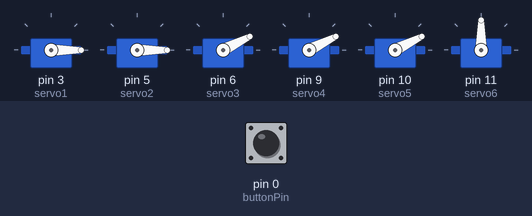
Recording of a sketch running on a simulated Arduino Uno, built with avr-gcc and run on an emulated ATmega328P. On the bench: 6 × servo. The inputs (shaded band) are chosen by the test bench; at power-on: pin 0 (buttonPin) LOW. Random numbers use the default seed unless the sketch sets one.

Above: at 2.1 s.
2.2 s: pin 0 (buttonPin) pulled HIGH for 0.85 s
At 3.55 s:
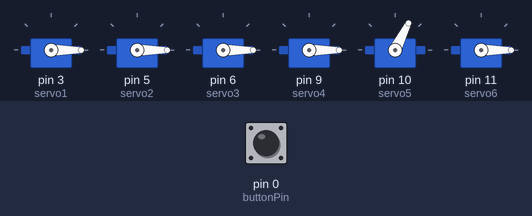
5.6 s: pin 0 (buttonPin) pulled HIGH for 0.85 s
At 5.91 s:
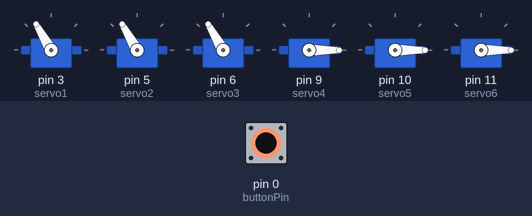
9.0 s: pin 0 (buttonPin) pulled HIGH for 3.2 s
At 9.37 s:
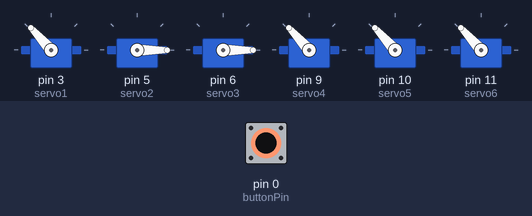
18.3 s: pin 0 (buttonPin) pulled HIGH for 3.2 s
At 18.98 s:
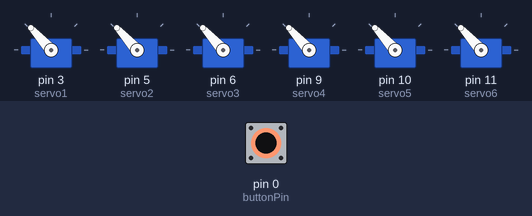
24.9 s: pin 0 (buttonPin) pulled HIGH for 3.2 s
31.5 s: pin 0 (buttonPin) driven HIGH
Timing chart, 0 to 35.9 s (numbered marks = the images above; inputs shaded):
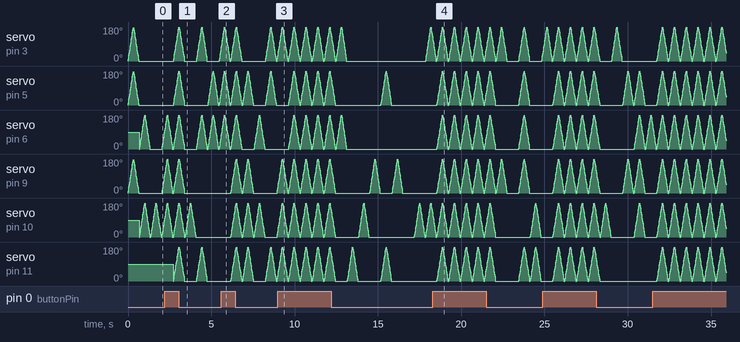

The sketch:

Falso_Automata_v3.ino
```cpp
//-----------------------------------   Servo
#include <Servo.h>

Servo servo1 , servo2 , servo3 , servo4 , servo5 , servo6;
int pos, compases, A, B, C, D, E, F;

//------------------------------------  Botones
const int buttonPin = 0;     // the number of the pushbutton pin
int buttonState = 0;         // variable for reading the pushbutton status

void setup(){
  pinMode(buttonPin, INPUT);

  servo1.attach(3);
  servo2.attach(5);
  servo3.attach(6);
  servo4.attach(9);
  servo5.attach(10);
  servo6.attach(11);
  pos = 0;

  A = int(random(6));
  B = int(random(6));
  C = int(random(6));
  D = int(random(6));
  E = int(random(6));
  F = int(random(6));

}

void loop(){
  buttonState = digitalRead(buttonPin);

  if (buttonState == HIGH) {
    A = 1;
    B = 1;
    C = 1;
    D = 1;
    E = 1;
    F = 1;
  }


  if(compases % 16 == 0){
    int sorteo = int(random(1));
    if(sorteo == 1){
      A = 1;
    }
    else{
      D = 1;
    }
  }

  //---------------------------------------------Posicion ACTIVA
  for(pos = 0; pos <= 180; pos += 3){
    if (A == 1)       servo1.write(pos);
    if (B == 1)       servo2.write(pos);
    if (C == 1)       servo3.write(pos);
    if (D == 1)       servo4.write(pos);
    if (E == 1)       servo5.write(pos);
    if (F == 1)       servo6.write(pos);
    delay(5);
  }
  //---------------------------------------------Posicion REPOSO
  for(pos = 180; pos >= 0; pos -= 3){
    if (A == 1)      servo1.write(pos);
    if (B == 1)      servo2.write(pos);
    if (C == 1)      servo3.write(pos);
    if (D == 1)      servo4.write(pos);
    if (E == 1)      servo5.write(pos);
    if (F == 1)      servo6.write(pos);
    delay(5);
  }

  A = int(random(4));
  B = int(random(4));
  C = int(random(4));
  D = int(random(4));
  E = int(random(4));
  F = int(random(4));
  compases++;

  delay(50);
}
```
